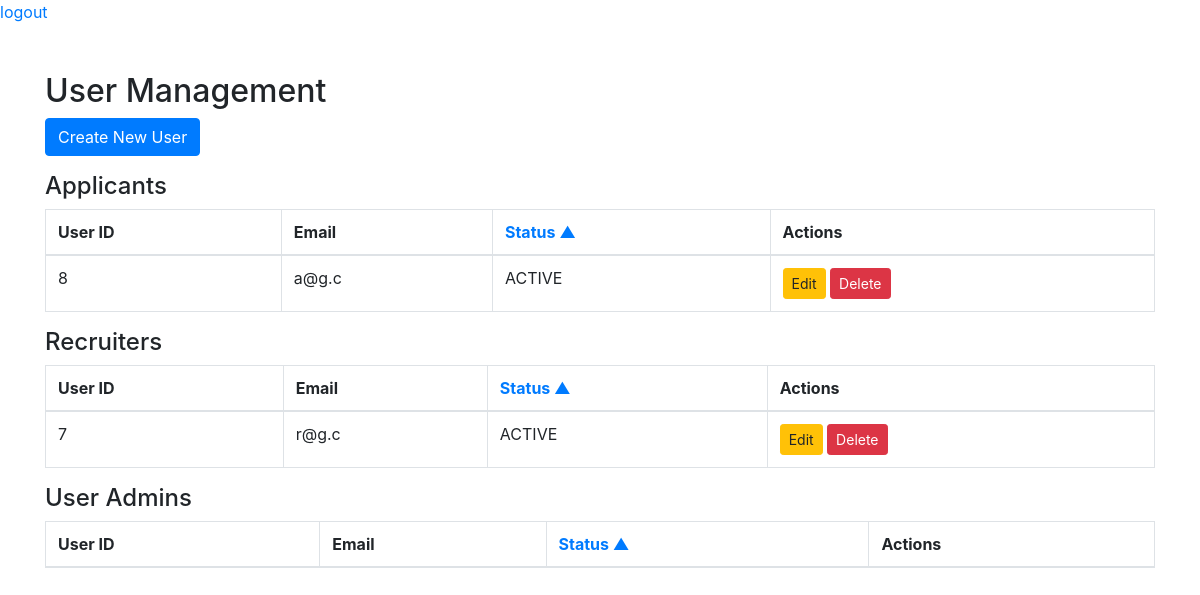
The page /user_admin/dashboard.php (signed in) on the database as committed earlier.
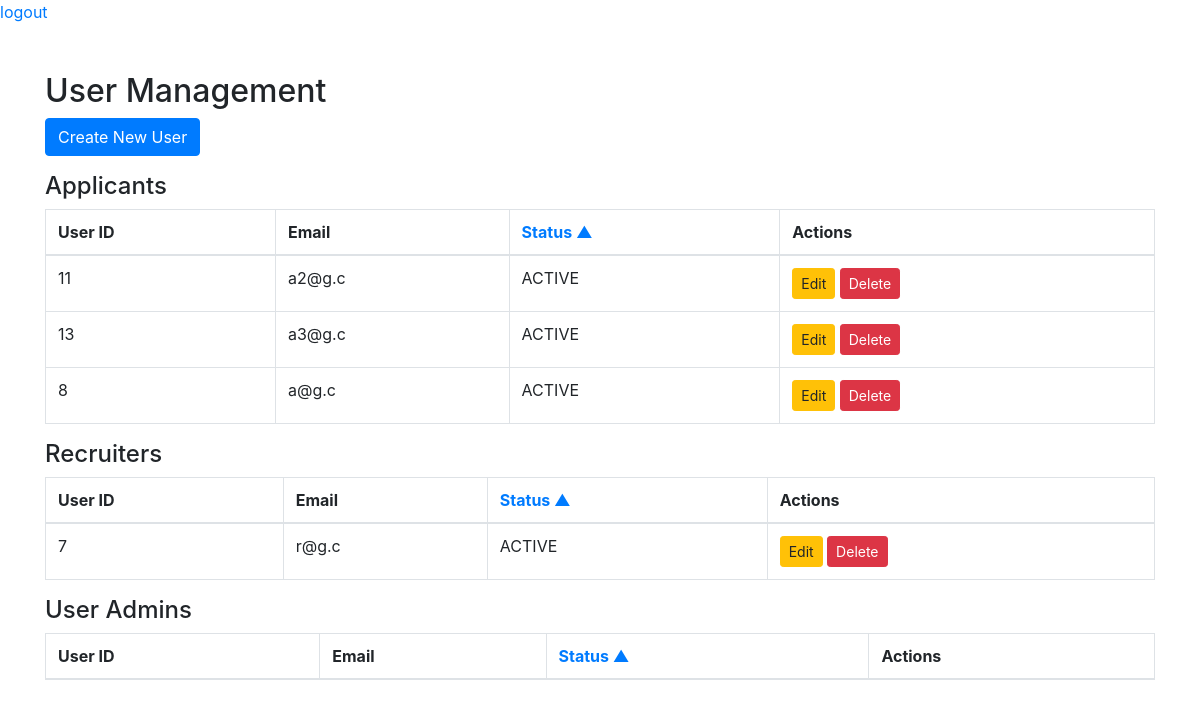
The same page on the database as committed later.
### tables this page shows
CREATE TABLE `users` (
  `user_id` int(11) NOT NULL,
  `email` varchar(100) NOT NULL,
  `password` varchar(255) NOT NULL,
  `role` enum('APPLICANT','RECRUITER','USER_ADMIN') NOT NULL,
  `last_login` datetime DEFAULT NULL,
  `registration_date` datetime NOT NULL DEFAULT current_timestamp(),
  `status` enum('ACTIVE','INACTIVE','BANNED') DEFAULT 'ACTIVE'
);

### user_admin/dashboard.php (the view, shortened to what this page needs)
<?php
include 'header.php';
$current_user_id = $_SESSION['user_id'];
$applicant_sort = isset($_GET['applicant_sort']) && $_GET['applicant_sort'] === 'DESC' ? 'DESC' : 'ASC';
$recruiter_sort = isset($_GET['recruiter_sort']) && $_GET['recruiter_sort'] === 'DESC' ? 'DESC' : 'ASC';
$admin_sort = isset($_GET['admin_sort']) && $_GET['admin_sort'] === 'DESC' ? 'DESC' : 'ASC';
function fetchUsersByRole($conn, $role, $status_sort, $current_user_id)
{
    $query = "SELECT * FROM users WHERE role = ? AND user_id != ? ORDER BY status $status_sort, email ASC";
    $stmt = $conn->prepare($query);
    $stmt->bind_param("si", $role, $current_user_id);
    $stmt->execute();
    $result = $stmt->get_result();
    return $result->fetch_all(MYSQLI_ASSOC);
}
$applicants = fetchUsersByRole($conn, 'APPLICANT', $applicant_sort, $current_user_id);
$recruiters = fetchUsersByRole($conn, 'RECRUITER', $recruiter_sort, $current_user_id);
?>
<!DOCTYPE html>
<html lang="en">
<head>
    <link rel="stylesheet" href="https://maxcdn.bootstrapcdn.com/bootstrap/4.5.2/css/bootstrap.min.css">
</head>
<body>
    <div class="container mt-5">
        <h2>User Management</h2>
        <a href="create_user.php" class="btn btn-primary mb-3">Create New User</a>
        <h4>Applicants</h4>
        <table class="table table-bordered">
            <thead>
                <tr>
                    <th>User ID</th>
                    <th>Email</th>
                    <th>
                        <a href="?applicant_sort=<?php echo $applicant_sort === 'ASC' ? 'DESC' : 'ASC'; ?>" class="text-decoration-none">
                            Status <?php echo $applicant_sort === 'ASC' ? '▲' : '▼'; ?>
                        </a>
                    </th>
                    <th>Actions</th>
                </tr>
            </thead>
            <tbody>
                <?php foreach ($applicants as $applicant): ?>
                    <tr>
                        <td><?php echo htmlspecialchars($applicant['user_id']); ?></td>
                        <td><?php echo htmlspecialchars($applicant['email']); ?></td>
                        <td><?php echo htmlspecialchars($applicant['status']); ?></td>
                        <td>
                            <a href="edit_user.php?user_id=<?php echo $applicant['user_id']; ?>" class="btn btn-warning btn-sm">Edit</a>
                            <a href="?delete_user=<?php echo $applicant['user_id']; ?>" class="btn btn-danger btn-sm" onclick="return confirm('Are you sure you want to delete this user?');">Delete</a>
                        </td>
                    </tr>
                <?php endforeach; ?>
            </tbody>
        </table>
        <h4>Recruiters</h4>
        <table class="table table-bordered">
            <thead>
                <tr>
                    <th>User ID</th>
                    <th>Email</th>
                    <th>
                        <a href="?recruiter_sort=<?php echo $recruiter_sort === 'ASC' ? 'DESC' : 'ASC'; ?>" class="text-decoration-none">
                            Status <?php echo $recruiter_sort === 'ASC' ? '▲' : '▼'; ?>
                        </a>
                    </th>
                    <th>Actions</th>
                </tr>
            </thead>
            <tbody>
                <?php foreach ($recruiters as $recruiter): ?>
                    <tr>
                        <td><?php echo htmlspecialchars($recruiter['user_id']); ?></td>
                        <td><?php echo htmlspecialchars($recruiter['email']); ?></td>
                        <td><?php echo htmlspecialchars($recruiter['status']); ?></td>
                        <td>
                            <a href="edit_user.php?user_id=<?php echo $recruiter['user_id']; ?>" class="btn btn-warning btn-sm">Edit</a>
                            <a href="?delete_user=<?php echo $recruiter['user_id']; ?>" class="btn btn-danger btn-sm" onclick="return confirm('Are you sure you want to delete this user?');">Delete</a>
                        </td>
                    </tr>
                <?php endforeach; ?>
            </tbody>
        </table>
        <h4>User Admins</h4>
        <table class="table table-bordered">
            <thead>
                <tr>
                    <th>User ID</th>
                    <th>Email</th>
                    <th>
                        <a href="?admin_sort=<?php echo $admin_sort === 'ASC' ? 'DESC' : 'ASC'; ?>" class="text-decoration-none">
                            Status <?php echo $admin_sort === 'ASC' ? '▲' : '▼'; ?>
                        </a>
                    </th>
                    <th>Actions</th>
                </tr>
            </thead>
        </table>
    </div>
</body>
</html>

### user_admin/header.php
<a href="logout.php">logout</a>

Rows that differ between the two databases and show on the page:
added users: user_id "11", email "a2@g.c", status "ACTIVE", shown under "Applicants"
added users: user_id "13", email "a3@g.c", status "ACTIVE", shown under "Applicants"
